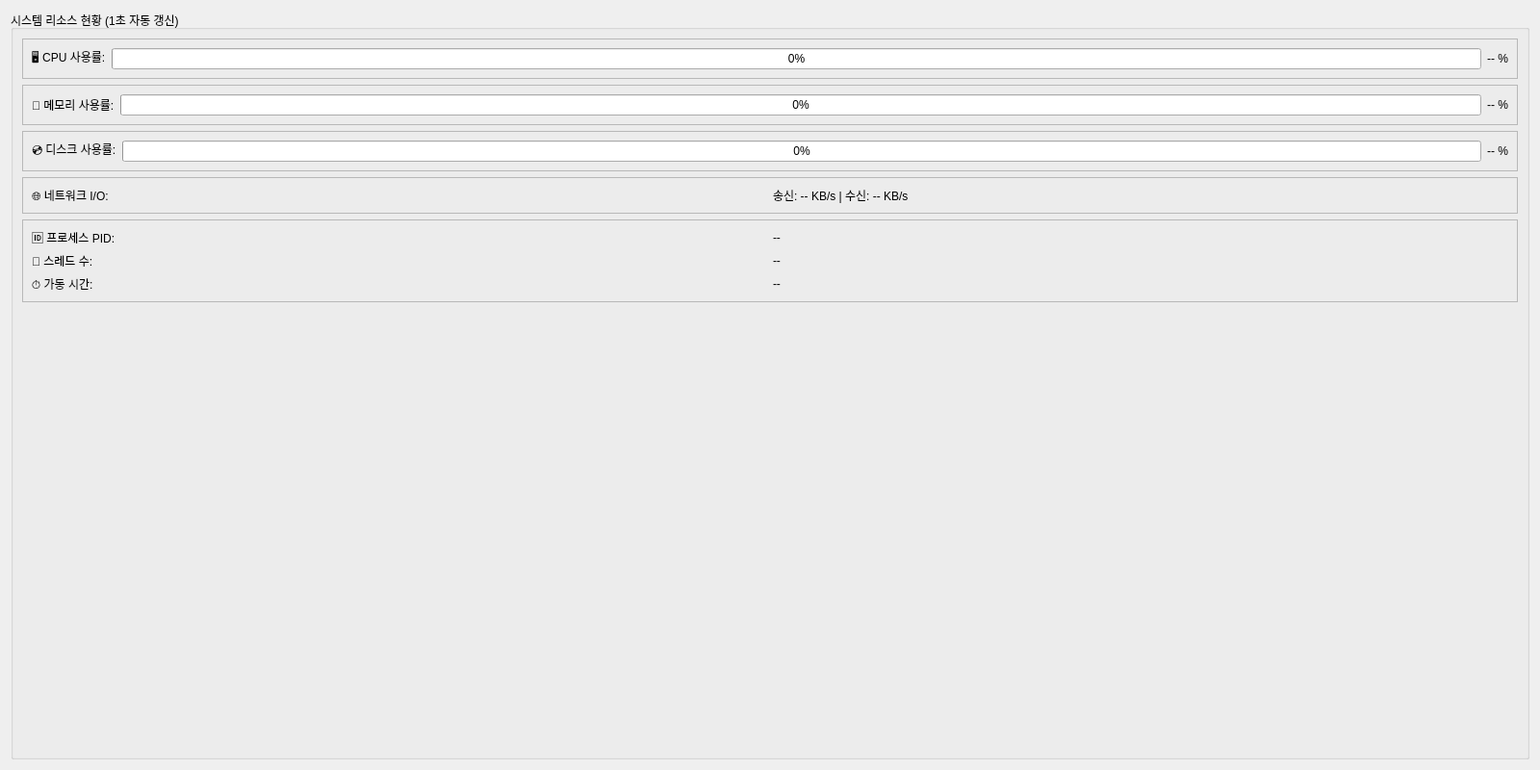
<?xml version="1.0" encoding="UTF-8"?>
<ui version="4.0">
 <class>ResourceTab</class>
 <widget class="QWidget" name="ResourceTab">
  <property name="geometry">
   <rect>
    <x>0</x>
    <y>0</y>
    <width>1600</width>
    <height>800</height>
   </rect>
  </property>
  <layout class="QVBoxLayout" name="vLayout_system">
   <item>
    <widget class="QGroupBox" name="groupBox_system">
     <property name="title">
      <string>시스템 리소스 현황 (1초 자동 갱신)</string>
     </property>
     <layout class="QVBoxLayout" name="vLayout_system_inner">
      <item>
       <widget class="QFrame" name="frame_cpu">
        <property name="frameShape">
         <enum>QFrame::StyledPanel</enum>
        </property>
        <layout class="QHBoxLayout" name="hLayout_cpu">
         <item>
          <widget class="QLabel" name="label_cpu_title">
           <property name="text">
            <string>🖥️ CPU 사용률:</string>
           </property>
           <property name="minimumWidth">
            <number>150</number>
           </property>
          </widget>
         </item>
         <item>
          <widget class="QProgressBar" name="progress_cpu">
           <property name="value">
            <number>0</number>
           </property>
           <property name="maximum">
            <number>100</number>
           </property>
           <property name="format">
            <string>%p%</string>
           </property>
          </widget>
         </item>
         <item>
          <widget class="QLabel" name="label_cpu_value">
           <property name="text">
            <string>-- %</string>
           </property>
           <property name="minimumWidth">
            <number>80</number>
           </property>
           <property name="alignment">
            <set>Qt::AlignRight|Qt::AlignVCenter</set>
           </property>
          </widget>
         </item>
        </layout>
       </widget>
      </item>
      <item>
       <widget class="QFrame" name="frame_memory">
        <property name="frameShape">
         <enum>QFrame::StyledPanel</enum>
        </property>
        <layout class="QHBoxLayout" name="hLayout_memory">
         <item>
          <widget class="QLabel" name="label_memory_title">
           <property name="text">
            <string>💾 메모리 사용률:</string>
           </property>
           <property name="minimumWidth">
            <number>150</number>
           </property>
          </widget>
         </item>
         <item>
          <widget class="QProgressBar" name="progress_memory">
           <property name="value">
            <number>0</number>
           </property>
           <property name="maximum">
            <number>100</number>
           </property>
           <property name="format">
            <string>%p%</string>
           </property>
          </widget>
         </item>
         <item>
          <widget class="QLabel" name="label_memory_value">
           <property name="text">
            <string>-- %</string>
           </property>
           <property name="minimumWidth">
            <number>80</number>
           </property>
           <property name="alignment">
            <set>Qt::AlignRight|Qt::AlignVCenter</set>
           </property>
          </widget>
         </item>
        </layout>
       </widget>
      </item>
      <item>
       <widget class="QFrame" name="frame_disk">
        <property name="frameShape">
         <enum>QFrame::StyledPanel</enum>
        </property>
        <layout class="QHBoxLayout" name="hLayout_disk">
         <item>
          <widget class="QLabel" name="label_disk_title">
           <property name="text">
            <string>💿 디스크 사용률:</string>
           </property>
           <property name="minimumWidth">
            <number>150</number>
           </property>
          </widget>
         </item>
         <item>
          <widget class="QProgressBar" name="progress_disk">
           <property name="value">
            <number>0</number>
           </property>
           <property name="maximum">
            <number>100</number>
           </property>
           <property name="format">
            <string>%p%</string>
           </property>
          </widget>
         </item>
         <item>
          <widget class="QLabel" name="label_disk_value">
           <property name="text">
            <string>-- %</string>
           </property>
           <property name="minimumWidth">
            <number>80</number>
           </property>
           <property name="alignment">
            <set>Qt::AlignRight|Qt::AlignVCenter</set>
           </property>
          </widget>
         </item>
        </layout>
       </widget>
      </item>
      <item>
       <widget class="QFrame" name="frame_network">
        <property name="frameShape">
         <enum>QFrame::StyledPanel</enum>
        </property>
        <layout class="QHBoxLayout" name="hLayout_network">
         <item>
          <widget class="QLabel" name="label_network_title">
           <property name="text">
            <string>🌐 네트워크 I/O:</string>
           </property>
           <property name="minimumWidth">
            <number>150</number>
           </property>
          </widget>
         </item>
         <item>
          <widget class="QLabel" name="label_network_value">
           <property name="text">
            <string>송신: -- KB/s | 수신: -- KB/s</string>
           </property>
          </widget>
         </item>
        </layout>
       </widget>
      </item>
      <item>
       <widget class="QFrame" name="frame_process">
        <property name="frameShape">
         <enum>QFrame::StyledPanel</enum>
        </property>
        <layout class="QGridLayout" name="gridLayout_process">
         <item row="0" column="0">
          <widget class="QLabel" name="label_pid_title">
           <property name="text">
            <string>🆔 프로세스 PID:</string>
           </property>
          </widget>
         </item>
         <item row="0" column="1">
          <widget class="QLabel" name="label_pid_value">
           <property name="text">
            <string>--</string>
           </property>
          </widget>
         </item>
         <item row="1" column="0">
          <widget class="QLabel" name="label_threads_title">
           <property name="text">
            <string>🧵 스레드 수:</string>
           </property>
          </widget>
         </item>
         <item row="1" column="1">
          <widget class="QLabel" name="label_threads_value">
           <property name="text">
            <string>--</string>
           </property>
          </widget>
         </item>
         <item row="2" column="0">
          <widget class="QLabel" name="label_uptime_title">
           <property name="text">
            <string>⏱️ 가동 시간:</string>
           </property>
          </widget>
         </item>
         <item row="2" column="1">
          <widget class="QLabel" name="label_uptime_value">
           <property name="text">
            <string>--</string>
           </property>
          </widget>
         </item>
        </layout>
       </widget>
      </item>
      <item>
       <spacer name="verticalSpacer_system">
        <property name="orientation">
         <enum>Qt::Vertical</enum>
        </property>
        <property name="sizeHint" stdset="0">
         <size>
          <width>20</width>
          <height>40</height>
         </size>
        </property>
       </spacer>
      </item>
     </layout>
    </widget>
   </item>
  </layout>
 </widget>
 <resources/>
 <connections/>
</ui>
